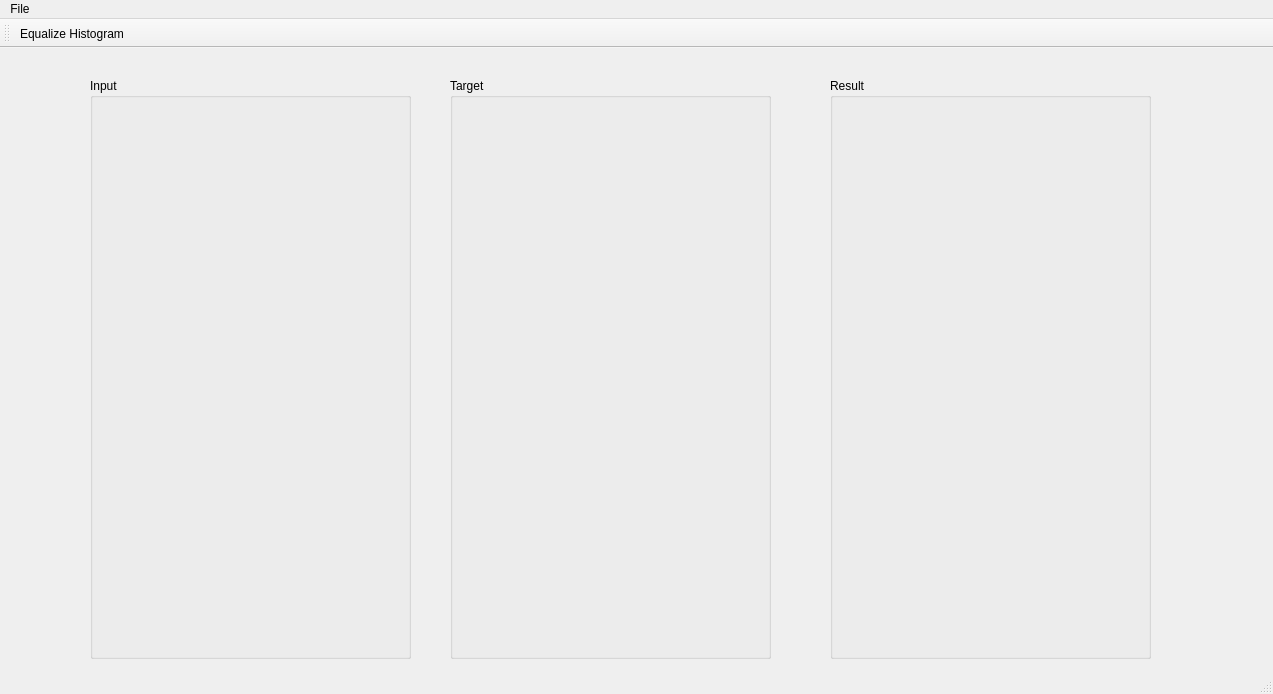
<?xml version="1.0" encoding="UTF-8"?>
<ui version="4.0">
 <class>MainWindow</class>
 <widget class="QMainWindow" name="MainWindow">
  <property name="geometry">
   <rect>
    <x>0</x>
    <y>0</y>
    <width>1273</width>
    <height>694</height>
   </rect>
  </property>
  <property name="windowTitle">
   <string>MainWindow</string>
  </property>
  <property name="toolButtonStyle">
   <enum>Qt::ToolButtonTextOnly</enum>
  </property>
  <widget class="QWidget" name="centralwidget">
   <widget class="QGroupBox" name="groupBox">
    <property name="geometry">
     <rect>
      <x>90</x>
      <y>30</y>
      <width>321</width>
      <height>581</height>
     </rect>
    </property>
    <property name="title">
     <string>Input</string>
    </property>
    <widget class="QLabel" name="img_input">
     <property name="geometry">
      <rect>
       <x>70</x>
       <y>10</y>
       <width>171</width>
       <height>251</height>
      </rect>
     </property>
     <property name="text">
      <string/>
     </property>
    </widget>
    <widget class="QLabel" name="hist_input">
     <property name="geometry">
      <rect>
       <x>10</x>
       <y>270</y>
       <width>291</width>
       <height>291</height>
      </rect>
     </property>
     <property name="text">
      <string/>
     </property>
    </widget>
   </widget>
   <widget class="QGroupBox" name="groupBox_2">
    <property name="geometry">
     <rect>
      <x>450</x>
      <y>30</y>
      <width>321</width>
      <height>581</height>
     </rect>
    </property>
    <property name="title">
     <string>Target</string>
    </property>
    <widget class="QLabel" name="img_target">
     <property name="geometry">
      <rect>
       <x>80</x>
       <y>10</y>
       <width>171</width>
       <height>251</height>
      </rect>
     </property>
     <property name="text">
      <string/>
     </property>
    </widget>
    <widget class="QLabel" name="hist_target">
     <property name="geometry">
      <rect>
       <x>20</x>
       <y>270</y>
       <width>291</width>
       <height>291</height>
      </rect>
     </property>
     <property name="text">
      <string/>
     </property>
    </widget>
    <widget class="QLabel" name="label_6">
     <property name="geometry">
      <rect>
       <x>260</x>
       <y>420</y>
       <width>291</width>
       <height>291</height>
      </rect>
     </property>
     <property name="text">
      <string/>
     </property>
    </widget>
   </widget>
   <widget class="QGroupBox" name="groupBox_4">
    <property name="geometry">
     <rect>
      <x>830</x>
      <y>30</y>
      <width>321</width>
      <height>581</height>
     </rect>
    </property>
    <property name="title">
     <string>Result</string>
    </property>
    <widget class="QLabel" name="img_result">
     <property name="geometry">
      <rect>
       <x>80</x>
       <y>10</y>
       <width>171</width>
       <height>251</height>
      </rect>
     </property>
     <property name="text">
      <string/>
     </property>
    </widget>
    <widget class="QLabel" name="hist_result">
     <property name="geometry">
      <rect>
       <x>10</x>
       <y>270</y>
       <width>291</width>
       <height>291</height>
      </rect>
     </property>
     <property name="text">
      <string/>
     </property>
    </widget>
   </widget>
  </widget>
  <widget class="QMenuBar" name="menubar">
   <property name="geometry">
    <rect>
     <x>0</x>
     <y>0</y>
     <width>1273</width>
     <height>21</height>
    </rect>
   </property>
   <widget class="QMenu" name="menuFile">
    <property name="title">
     <string>File</string>
    </property>
    <addaction name="actionOpen_Input"/>
    <addaction name="actionOpen_Target"/>
    <addaction name="actionExit"/>
   </widget>
   <addaction name="menuFile"/>
  </widget>
  <widget class="QStatusBar" name="statusbar"/>
  <widget class="QToolBar" name="equalizeHist">
   <property name="windowTitle">
    <string>toolBar</string>
   </property>
   <property name="toolButtonStyle">
    <enum>Qt::ToolButtonTextOnly</enum>
   </property>
   <attribute name="toolBarArea">
    <enum>TopToolBarArea</enum>
   </attribute>
   <attribute name="toolBarBreak">
    <bool>false</bool>
   </attribute>
   <addaction name="actionEqualize_Histogram"/>
  </widget>
  <action name="actionOpen_Input">
   <property name="text">
    <string>Open Input</string>
   </property>
  </action>
  <action name="actionOpen_Target">
   <property name="text">
    <string>Open Target</string>
   </property>
  </action>
  <action name="actionExit">
   <property name="text">
    <string>Exit</string>
   </property>
  </action>
  <action name="actionEqualize_Histogram">
   <property name="text">
    <string>Equalize Histogram</string>
   </property>
  </action>
 </widget>
 <resources/>
 <connections/>
</ui>
